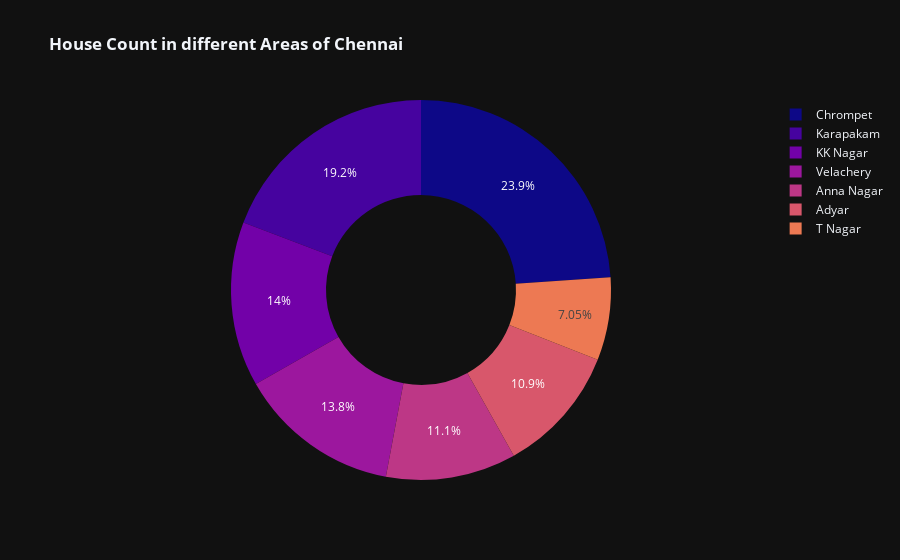

Notebook code for this chart:
### Code cell
px.pie(df.groupby('AREA',as_index=False)['PRT_ID'].count(),values='PRT_ID',names='AREA',labels={'PRT_ID':'Count'}
       ,template='plotly_dark',color_discrete_sequence=px.colors.sequential.Plasma,hole=.5,title='<b> House Count in different Areas of Chennai')

### Figure 1 — Plotly figure (JSON) as saved in the notebook; plotly's stock layout.template omitted (floating-point values rounded to 4 significant figures)
{"data": [{"domain": {"x": [0, 1], "y": [0, 1]}, "hole": 0.5, "hovertemplate": "AREA=%{label}<br>Count=%{value}<extra></extra>", "labels": ["Adyar", "Anna Nagar", "Chrompet", "KK Nagar", "Karapakam", "T Nagar", "Velachery"], "legendgroup": "", "name": "", "showlegend": true, "values": [774, 788, 1702, 997, 1366, 501, 981], "type": "pie"}], "layout": {"legend": {"tracegroupgap": 0}, "title": {"text": "<b> House Count in different Areas of Chennai"}, "piecolorway": ["#0d0887", "#46039f", "#7201a8", "#9c179e", "#bd3786", "#d8576b", "#ed7953", "#fb9f3a", "#fdca26", "#f0f921"]}}
